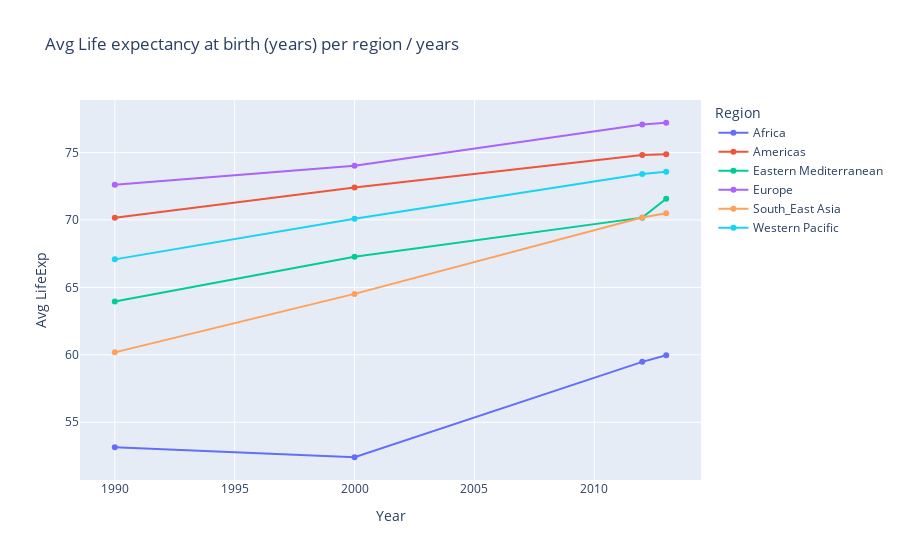

Source (notebook cell):
### Code cell
title_='Avg Life expectancy at birth (years) per region / years'
labels_ = {
    'YearDisplay' : 'Year',
    'Numeric' : 'Avg LifeExp',
    'RegionDisplay' : 'Region'
}

fig4 = px.line(lifeExp_continent, x = 'YearDisplay', y = 'Numeric',color='RegionDisplay',
              markers = True,
               title = title_,
               labels=labels_
              )

fig4.show()

### Figure 1 — Plotly figure (JSON) as saved in the notebook; plotly's stock layout.template omitted (floating-point values rounded to 4 significant figures)
{"data": [{"hovertemplate": "Region=Africa<br>Year=%{x}<br>Avg LifeExp=%{y}<extra></extra>", "legendgroup": "Africa", "line": {"color": "#636efa", "dash": "solid"}, "marker": {"symbol": "circle"}, "mode": "lines+markers", "name": "Africa", "orientation": "v", "showlegend": true, "type": "scatter", "x": [1990, 2000, 2012, 2013], "xaxis": "x", "y": [53.15, 52.41, 59.48, 59.97], "yaxis": "y"}, {"hovertemplate": "Region=Americas<br>Year=%{x}<br>Avg LifeExp=%{y}<extra></extra>", "legendgroup": "Americas", "line": {"color": "#EF553B", "dash": "solid"}, "marker": {"symbol": "circle"}, "mode": "lines+markers", "name": "Americas", "orientation": "v", "showlegend": true, "type": "scatter", "x": [1990, 2000, 2012, 2013], "xaxis": "x", "y": [70.16, 72.4, 74.81, 74.87], "yaxis": "y"}, {"hovertemplate": "Region=Eastern Mediterranean<br>Year=%{x}<br>Avg LifeExp=%{y}<extra></extra>", "legendgroup": "Eastern Mediterranean", "line": {"color": "#00cc96", "dash": "solid"}, "marker": {"symbol": "circle"}, "mode": "lines+markers", "name": "Eastern Mediterranean", "orientation": "v", "showlegend": true, "type": "scatter", "x": [1990, 2000, 2012, 2013], "xaxis": "x", "y": [63.95, 67.27, 70.17, 71.57], "yaxis": "y"}, {"hovertemplate": "Region=Europe<br>Year=%{x}<br>Avg LifeExp=%{y}<extra></extra>", "legendgroup": "Europe", "line": {"color": "#ab63fa", "dash": "solid"}, "marker": {"symbol": "circle"}, "mode": "lines+markers", "name": "Europe", "orientation": "v", "showlegend": true, "type": "scatter", "x": [1990, 2000, 2012, 2013], "xaxis": "x", "y": [72.61, 74.01, 77.07, 77.2], "yaxis": "y"}, {"hovertemplate": "Region=South_East Asia<br>Year=%{x}<br>Avg LifeExp=%{y}<extra></extra>", "legendgroup": "South_East Asia", "line": {"color": "#FFA15A", "dash": "solid"}, "marker": {"symbol": "circle"}, "mode": "lines+markers", "name": "South_East Asia", "orientation": "v", "showlegend": true, "type": "scatter", "x": [1990, 2000, 2012, 2013], "xaxis": "x", "y": [60.18, 64.52, 70.18, 70.49], "yaxis": "y"}, {"hovertemplate": "Region=Western Pacific<br>Year=%{x}<br>Avg LifeExp=%{y}<extra></extra>", "legendgroup": "Western Pacific", "line": {"color": "#19d3f3", "dash": "solid"}, "marker": {"symbol": "circle"}, "mode": "lines+markers", "name": "Western Pacific", "orientation": "v", "showlegend": true, "type": "scatter", "x": [1990, 2000, 2012, 2013], "xaxis": "x", "y": [67.07, 70.09, 73.41, 73.58], "yaxis": "y"}], "layout": {"legend": {"title": {"text": "Region"}, "tracegroupgap": 0}, "title": {"text": "Avg Life expectancy at birth (years) per region / years"}, "xaxis": {"anchor": "y", "domain": [0, 1], "title": {"text": "Year"}}, "yaxis": {"anchor": "x", "domain": [0, 1], "title": {"text": "Avg LifeExp"}}}}
